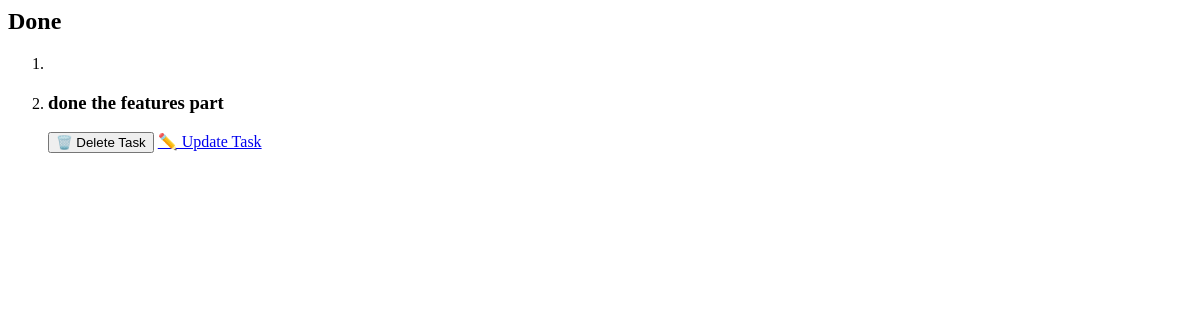
The page /column/Done/html (signed in) on the database as committed earlier.
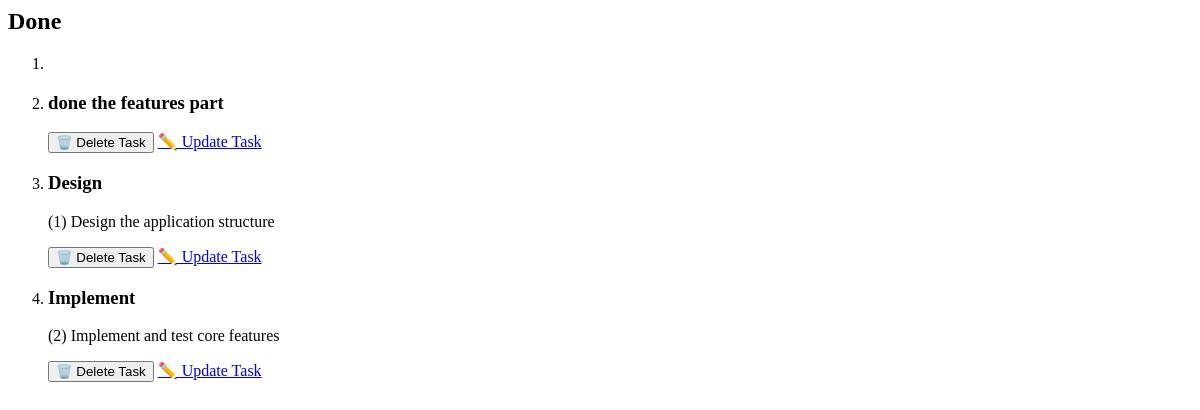
The same page on the database as committed later.
### tables this page shows
CREATE TABLE tasks(
                id INTEGER PRIMARY KEY AUTOINCREMENT NOT NULL,
                title TEXT NOT NULL,
                user_id INTEGER NOT NULL,
                description TEXT,
                status TEXT NOT NULL DEFAULT 'To Do',
                created_at TIMESTAMP DEFAULT CURRENT_TIMESTAMP, 
                priority TEXT NOT NULL, 
                due_date DATE, parent_id INTEGER DEFAULT NULL,  
                FOREIGN KEY (user_id) REFERENCES "users_old"(id) ON DELETE CASCADE
                );

### app.py (the view)
@app.route("/column/<string:status>/html")
@login_required
def column_html(status):
    column_id = None
    if status == "To Do":
        column_id = "todo"
    elif status == "In Progress":
        column_id = "in-progress"
    elif status == "Done":
        column_id = "done"
    else:
        return jsonify({"error": f"Invalid status: {status}"}), 400
    bg_color = (
        "var(--back-todo)" if status == "To Do"
        else "var(--back-progress)" if status == "In Progress"
        else "var(--back-done)"
    )
    tasks = get_tasks_by_user(session["user_id"])
    subtasks = get_subtasks(session["user_id"])
    today, after_tommorow = get_date_deatails()
    return render_template(
        "/_column.html",
        tasks=tasks,
        subtasks=subtasks,
        column_id=column_id,
        column_title=status,
        bg_color=bg_color,
        today=today,
        after_tommorow=after_tommorow
    )

### db.py (called while the page is built)
def get_db():
    if "db" not in g:
        g.db = sqlite3.connect(
            DATABASE,
            detect_types=sqlite3.PARSE_DECLTYPES,
            check_same_thread=False
        )
        g.db.row_factory = sqlite3.Row
    return g.db

def get_tasks_by_user(user_id):
    db = get_db()
    return db.execute(
        f"SELECT * FROM tasks WHERE user_id = ? {ORDER}",
        (user_id,)).fetchall()

def get_subtasks(user_id):
    db = get_db()
    return db.execute(
        f"SELECT * FROM tasks WHERE user_id = ? AND parent_id IS NOT NULL ORDER BY parent_id",
        (user_id,)).fetchall()

### helpers.py (called while the page is built)
def login_required(f):
    @wraps(f)
    def decorated_function(*args, **kwargs):
        if session.get("user_id") is None:
            return redirect(url_for('login', next=request.url))
        return f(*args, **kwargs)
    return decorated_function

def get_date_deatails():
    today = date.today()
    after_tomorrow = today + timedelta(days=2)
    return today, after_tomorrow

### templates/_column.html (shortened to what this page needs)
<section id="{{ column_id }}-column" class="column">
    <h2 id="{{ column_id }}-heading">{{ column_title }}{{ column_emo}}</h2>
    <ol class="task-list" id="{{ column_title }}">
        <li style="background-color: {{ bg_color }}"></li>
        {% for task in tasks %}
            {% if task.status == column_title %}
                <li id="{{ task.id }}" class="task-card" draggable="{{ 'true' if task.status != 'Done' else 'false' }}">
                    <h3>{{ task.title }}</h3>
                    <p>{{ task.description }}</p>
                    <div id="task-buttons">
                        <button onclick="deleteTask('{{ task.id }}')" id="delete-task">🗑️ Delete Task</button>
                        <a href="{{ url_for('editTask', id=task.id) }}" id="update-task">✏️ Update Task</a>
                    </div>
                </li>
            {% endif %}
        {% endfor %}
    </ol>
</section>

Rows that differ between the two databases and show on the page:
added tasks: title "Design", description "(1) Design the application structure"
added tasks: title "Implement", description "(2) Implement and test core features"
